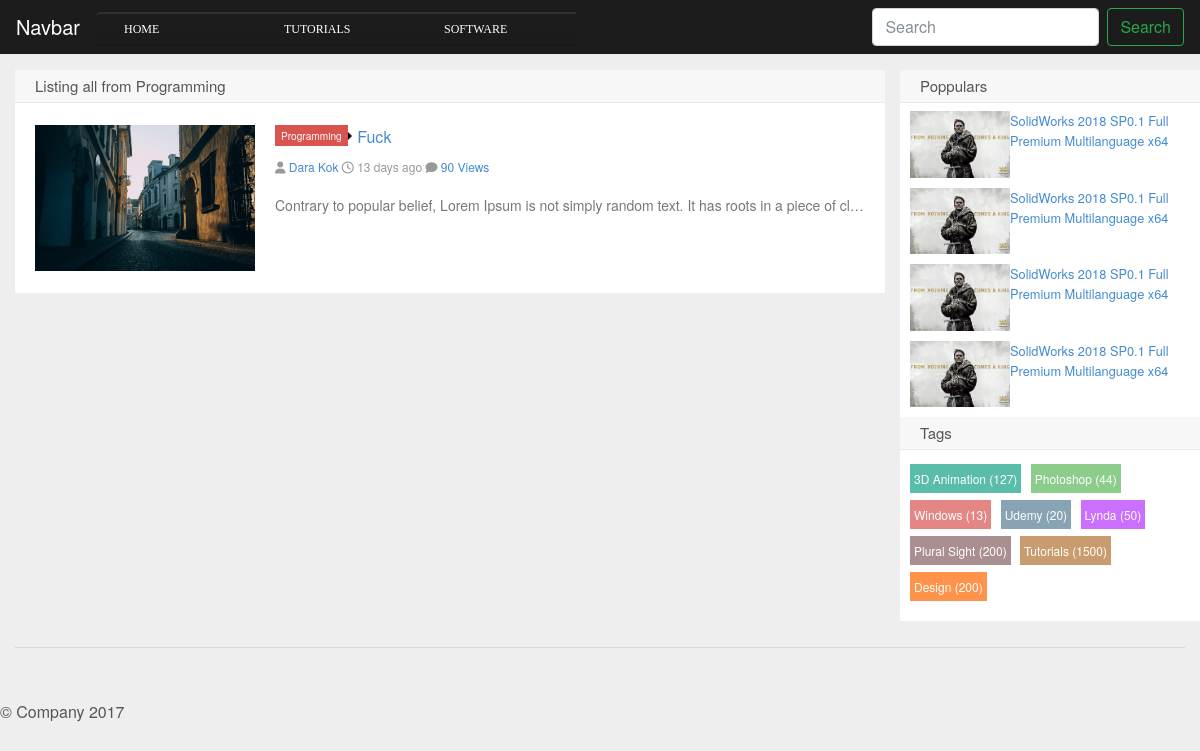
Before: /category.php?id=4&name=Programming with the older database file.
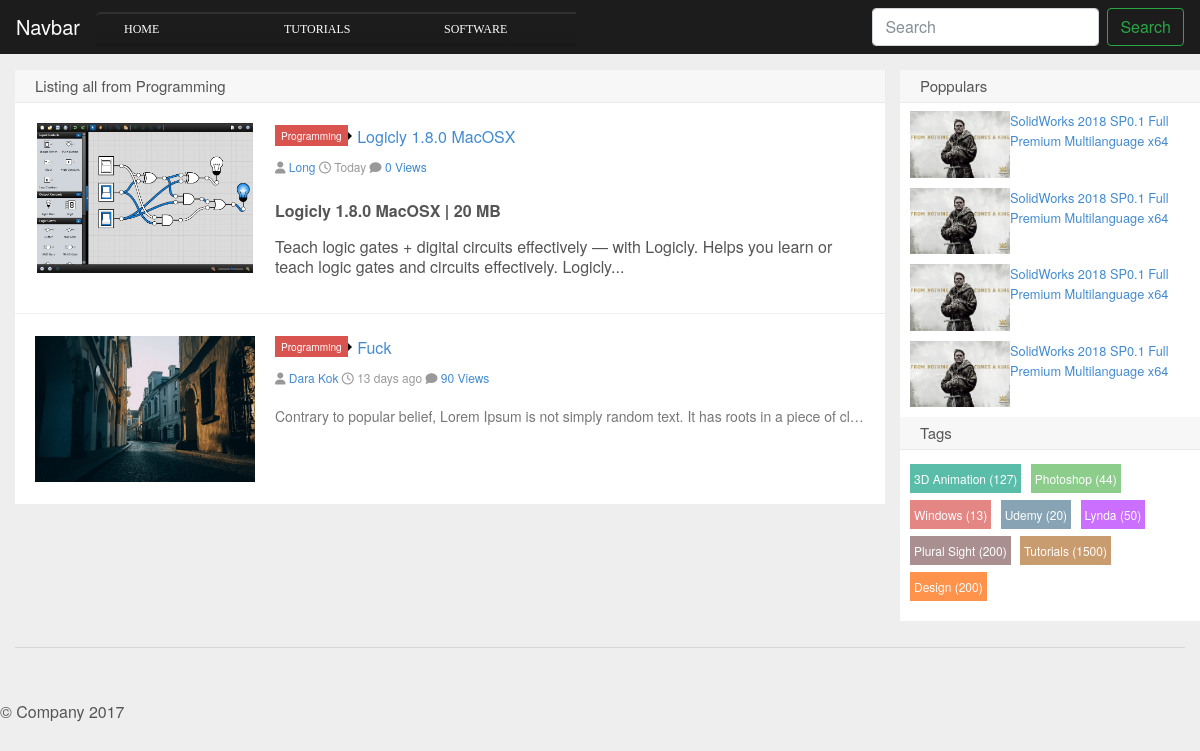
After: the same page with the newer database file.
### tables this page shows
CREATE TABLE `categories` (
  `cat_id` int(20) NOT NULL AUTO_INCREMENT,
  `cat_name` varchar(255) NOT NULL,
  PRIMARY KEY (`cat_id`)
);

CREATE TABLE `posts` (
  `post_id` int(20) NOT NULL AUTO_INCREMENT,
  `sub_cat_id` int(20) NOT NULL,
  `user_id` int(20) NOT NULL,
  `post_title` varchar(255) NOT NULL,
  `post_image` varchar(255) NOT NULL,
  `post_date` date NOT NULL,
  `post_view` int(255) DEFAULT NULL,
  `post_desc` text NOT NULL,
  `post_tage` varchar(255) NOT NULL,
  `post_link` varchar(255) DEFAULT NULL,
  `post_suggestion` tinyint(4) DEFAULT NULL,
  PRIMARY KEY (`post_id`),
  KEY `FK_subcat` (`sub_cat_id`),
  KEY `FK_user` (`user_id`),
  CONSTRAINT `FK_subcat` FOREIGN KEY (`sub_cat_id`) REFERENCES `sub_categories` (`sub_cat_id`) ON DELETE CASCADE ON UPDATE CASCADE,
  CONSTRAINT `FK_user` FOREIGN KEY (`user_id`) REFERENCES `users` (`user_id`) ON DELETE CASCADE ON UPDATE CASCADE
);

CREATE TABLE `sub_categories` (
  `sub_cat_id` int(20) NOT NULL AUTO_INCREMENT,
  `cat_id` int(20) NOT NULL,
  `sub_cat_name` varchar(255) NOT NULL,
  PRIMARY KEY (`sub_cat_id`),
  KEY `RK_Cat` (`cat_id`),
  CONSTRAINT `RK_Cat` FOREIGN KEY (`cat_id`) REFERENCES `categories` (`cat_id`) ON UPDATE CASCADE
);

CREATE TABLE `users` (
  `user_id` int(20) NOT NULL AUTO_INCREMENT,
  `user_name` varchar(255) NOT NULL,
  `name` varchar(255) NOT NULL,
  `user_email` varchar(255) NOT NULL,
  `user_role` varchar(255) NOT NULL,
  `user_password` varchar(255) NOT NULL,
  PRIMARY KEY (`user_id`)
);

### category.php (the view, shortened to what this page needs)
<?php include "includes/header.php" ?>
  <body>
  <?php include "includes/navigation.php" ?>
    <main role="main" class="container">
      <div class=" row row-offcanvas row-offcanvas-right">
        <div class="col-12 col-md-9">
            <h2 class="title">Listing all from
                <?php
                    echo $_GET['name'];
                ?>
            </h2>
          <?php
          $id = $_GET['id'];
          $prepare_statement = $connection->prepare("SELECT * FROM posts WHERE sub_cat_id = ? ORDER BY post_id DESC");
          $prepare_statement->bind_param("s",$id);
          $prepare_statement->execute();
          $select_post = $prepare_statement->get_result();
          while($row_post = mysqli_fetch_array($select_post)) {
            $sub_cat_id = $row_post['1'];
            $user_id = $row_post['2'];
            $post_title = $row_post['3'];
            $post_image = $row_post['4'];
            $post_date = $row_post['5'];
            $post_view = $row_post['6'];
            $post_desc = $row_post['7'];
            ?>
            <article class="excerpt">
              <div class="focus"><a href="#" class="thumbnail">
                  <img src="img/<?= $post_image; ?>" alt="<?= $post_title; ?>"/></a></div>
              <header>
                <a class="label label-important" href="#">
                  <?php
                  $query_sub_cat = "SELECT * FROM sub_categories WHERE sub_cat_id=$sub_cat_id";
                  $select_sub_cat=mysqli_query($connection,$query_sub_cat);
                  while($row_sub_cat = mysqli_fetch_array($select_sub_cat)) {
                    echo $sub_cat_name = $row_sub_cat['sub_cat_name'];
                  }
                  ?>
                  <i class="label-arrow"></i>
                </a>
                <h2><a href="#" title="<?= $post_title; ?>"><?= $post_title; ?></a></h2>
              </header>
              <p>
                <span class="muted"><i class="fa fa-user icon12"></i>
                  <a href="#">
                    <?php
                      $query_user = "SELECT * FROM users WHERE user_id=$user_id";
                      $select_user=mysqli_query($connection,$query_user);
                      while($row_user = mysqli_fetch_array($select_user)) {
                        echo $name = $row_user['name'];
                      }
                    ?>
                  </a>
                </span>
                <span class="muted"><i class="fa fa-clock-o icon12"></i>
                  <?php
                  $now = date('Y-m-d');
                  if(date_create($post_date)==date_create($now)){
                    echo "Today";
                  }else{
                    $diff=date_diff(date_create($post_date),date_create($now));
                    echo $diff->format("%a days ago");
                  }
                  ?>
                </span>
                <span class="muted"><i class="fa fa-comment icon12"></i>
                  <a href="#"><?= $post_view; ?>&nbsp;Views</a>
                </span>
              </p>
              <p class="note no-break-out">
                <?php
                  if(strlen($post_desc)<=200){
                    echo $post_desc;
                  }else{
                    $shorten= substr($post_desc,0,200). '... ';
                    echo $shorten;
                  }
              ?></p>
            </article>
            <?php
          }
          ?>
        </div>
<?php include "includes/leftbar.php" ?>
      </div>
      <hr>
    </main>
    <?php include "includes/footer.php" ?>
  </body>
</html>

### includes/navigation.php (shortened to what this page needs)
<nav class="navbar navbar-expand-md fixed-top navbar-dark bg-dark">
    <a class="navbar-brand" href="index.php">Navbar</a>
    <div class="collapse navbar-collapse" id="navbarsExampleDefault">
        <ul class="menu mr-auto">
            <li class="nav-item active">
                <a class="nav-link" href="index.php">Home <span class="sr-only">(current)</span></a>
            </li>
            <?php
            $query = " SELECT * FROM categories";
            $select_all_category = mysqli_query($connection,$query);
            while ($row = mysqli_fetch_assoc($select_all_category)){
            $cat_name = $row['cat_name'];
            ?>
            <li><a href="#"><?php echo $cat_name ?></a>
              </li>
              <?php } ?>
        </ul>
        <form action="search.php" method="post" class="form-inline my-2 my-lg-0">
            <input name="search" class="form-control mr-sm-2" type="text" placeholder="Search" aria-label="Search">
            <button name="submit" class="btn btn-outline-success my-2 my-sm-0" type="submit">Search</button>
        </form>
    </div>
</nav>

Changed rows visible on the page:
added posts: post_image (picture), post_title "Logicly 1.8.0 MacOSX", post_date "Today", post_view "0", post_desc "Logicly 1.8.0 MacOSX | 20 MB Teach logic gates + digital circuits effectively — with Logicly. Helps you learn or teach logic gates and circuits effectively. Logicly...", sub_categories (sub_cat_name "Programming")
added users: name "Long", shown under "Logicly 1.8.0 MacOSX"
